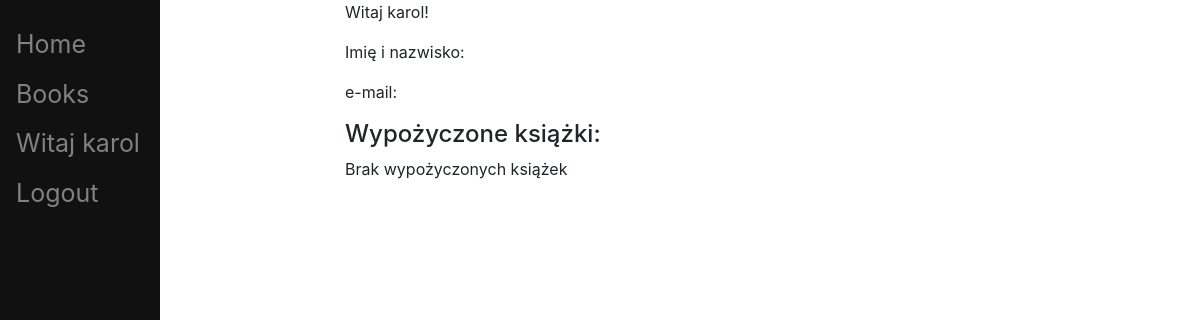
Before: /myprofile/ (signed in) with the older database file.
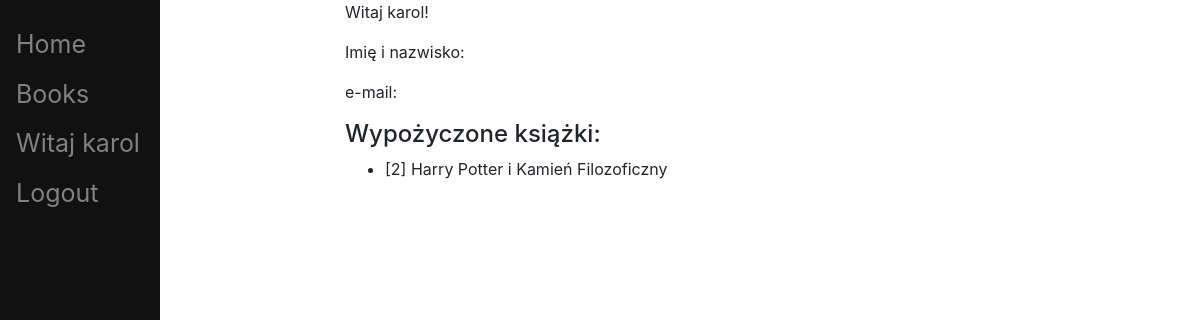
After: the same page with the newer database file.
### library_app/models.py (models this page shows, shortened)
class Book(models.Model):
    type = models.ForeignKey(BookType, on_delete=models.CASCADE)
    production_year = models.IntegerField()
    borrower = models.ForeignKey(User, on_delete=models.CASCADE, null=True, blank=True)

class BookType(models.Model):
    title = models.CharField(max_length=200)
    author = models.CharField(max_length=200)

### library_app/views.py (the view)
# urls.py: path('myprofile/', views.my_profile, name='myprofile'),
@login_required
def my_profile(request):
    return render(request, "library_app/my_profile.html", {})

### library_app/templates/library_app/my_profile.html (shortened to what this page needs)
{% extends "library_app/base.html" %}
{% block content %}
<p>Witaj {{user.username}}!</p>
<p>Imię i nazwisko: {{user.get_full_name}}</p>
<p>e-mail: {{user.email}}</p>
<h4>Wypożyczone książki:</h4>
{% if user.book_set.all.count > 0 %}
    <ul>
        {% for book in user.book_set.all%}
        <li>[{{book.id}}] {{book.type.title}}</li>
        {% endfor %}
    </ul>
{% else %}
    <p>Brak wypożyczonych książek</p>
{% endif %}
{% endblock %}

Changed rows visible on the page:
now on this page (row edited): Book: id "2", type "Harry Potter i Kamień Filozoficzny"
Other visible differences:
text no longer shown: "Brak wypożyczonych książek"
